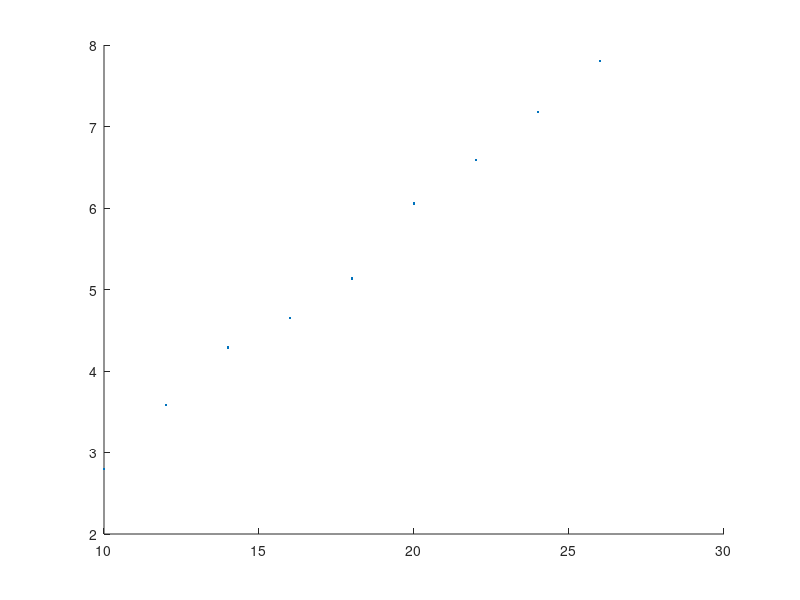

MATLAB code to generate this figure: (Note: this script raises an error after producing the figure.)
u =(10:2:26);
i =[0.065 0.081 0.099 0.117 0.137 0.156 0.177 0.200 0.220];
v1=[2.795 3.582 4.286 4.648 5.133 6.056 6.587 7.180 7.803];
r=0.5*103.84*10^(-3);
s=pi*r*r;
rho=1.185;
p0=u.*i
p1=0.5.*rho.*s.*(v1.^3)
ita=p1./p0

uv=scatter(u, v1, '.k');
set(uv, 'Size', 20);
